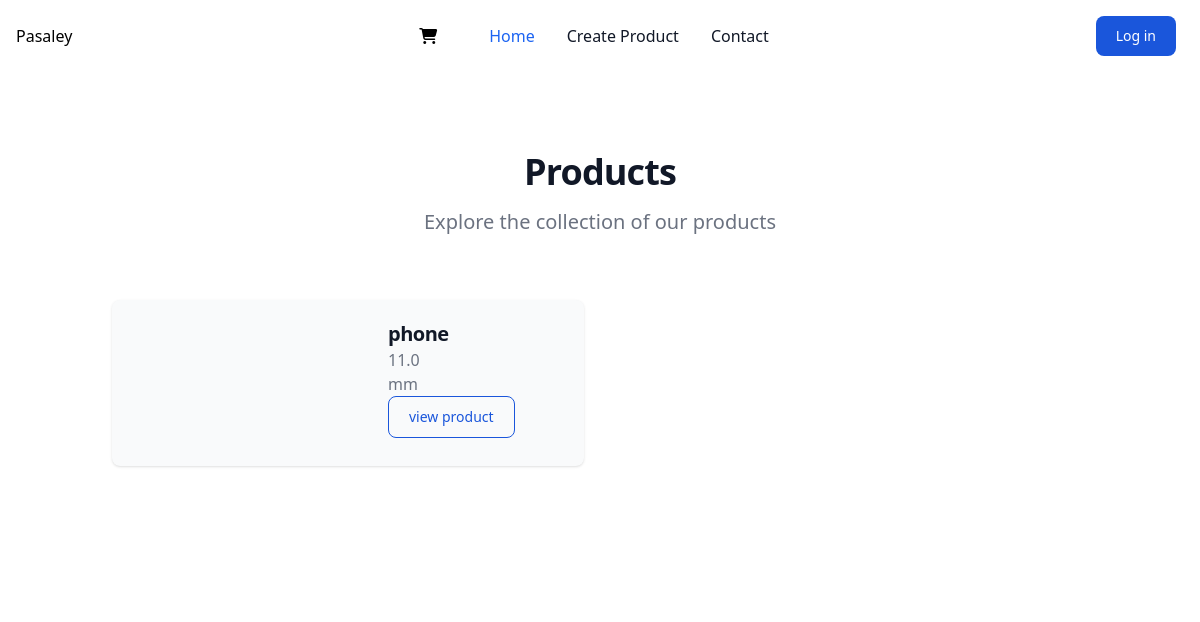
The page / on the database its author committed.
### Home/models.py (models this page shows, shortened)
class Product(models.Model):
    category = models.ForeignKey(category, on_delete=models.CASCADE)
    name = models.CharField(max_length=200)
    price = models.FloatField()
    stock = models.IntegerField()
    created_at = models.DateTimeField(auto_now_add=True)
    author = models.ForeignKey(User, on_delete=models.CASCADE)
    body = models.TextField(max_length=50000)
    image = models.ImageField(upload_to='images/', null=True, blank=True)

### Home/views.py (the view)
# urls.py: path('', views.home, name='home'),
def home(request):
    user = request.user
    product = Product.objects.all()
    paginator = Paginator(product, 4)
    context = {
        'product': product,
        'user': user,
        'paginator': paginator
    }
    return render(request, 'Home/index.html', context)

### Home/templates/Home/index.html
{% extends 'base.html' %}
{% block content %}
<div class="container md-4 mt-4">
  {%include 'Home/list.html'%}
</div>
{% endblock %}

### Home/templates/Home/list-card.html (shortened to what this page needs)
<div class="items-center bg-gray-50 rounded-lg shadow sm:flex dark:bg-gray-800 dark:border-gray-700">
    <div class="p-5">
        <h3 class="text-xl font-bold tracking-tight text-gray-900 dark:text-white">
            <a href="#">{{ product.name }}</a>
        </h3>
        <span class="text-gray-500 dark:text-gray-400">{{ product.price }}</span>
        <div>
        <span class="text-gray-500 dark:text-gray-400">{{ product.body }}</span>
    </div>
        <a href="{% url 'product_detail' product.id %}">
        <input type="button" value ="view product"class="text-blue-700 hover:text-white border border-blue-700 hover:bg-blue-800 focus:ring-4 focus:outline-none focus:ring-blue-300 font-medium rounded-lg text-sm px-5 py-2.5 text-center mr-2 mb-2 dark:border-blue-500 dark:text-blue-500 dark:hover:text-white dark:hover:bg-blue-500 dark:focus:ring-blue-800">
            </input></a>
    </div>
</div>

### rows shown on the page
Product: name "phone", price "11.0", body "mm"
